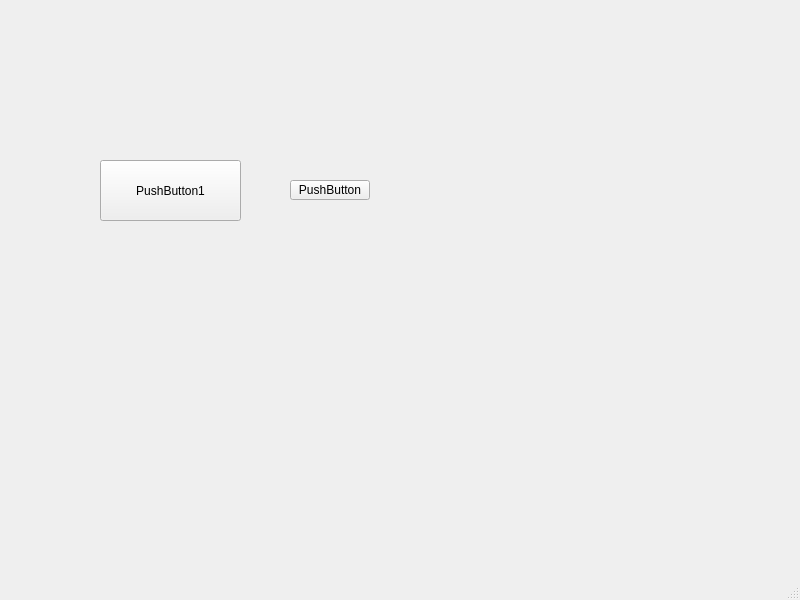
<?xml version="1.0" encoding="UTF-8"?>
<ui version="4.0">
 <class>MainWindow</class>
 <widget class="QMainWindow" name="MainWindow">
  <property name="geometry">
   <rect>
    <x>0</x>
    <y>0</y>
    <width>800</width>
    <height>600</height>
   </rect>
  </property>
  <property name="windowTitle">
   <string>MainWindow</string>
  </property>
  <widget class="QWidget" name="centralwidget">
   <widget class="QPushButton" name="pushButton">
    <property name="geometry">
     <rect>
      <x>100</x>
      <y>160</y>
      <width>141</width>
      <height>61</height>
     </rect>
    </property>
    <property name="text">
     <string>PushButton1</string>
    </property>
   </widget>
   <widget class="QPushButton" name="pushButton_2">
    <property name="geometry">
     <rect>
      <x>290</x>
      <y>180</y>
      <width>80</width>
      <height>20</height>
     </rect>
    </property>
    <property name="text">
     <string>PushButton</string>
    </property>
   </widget>
  </widget>
  <widget class="QMenuBar" name="menubar">
   <property name="geometry">
    <rect>
     <x>0</x>
     <y>0</y>
     <width>800</width>
     <height>21</height>
    </rect>
   </property>
  </widget>
  <widget class="QStatusBar" name="statusbar"/>
 </widget>
 <resources/>
 <connections/>
</ui>
